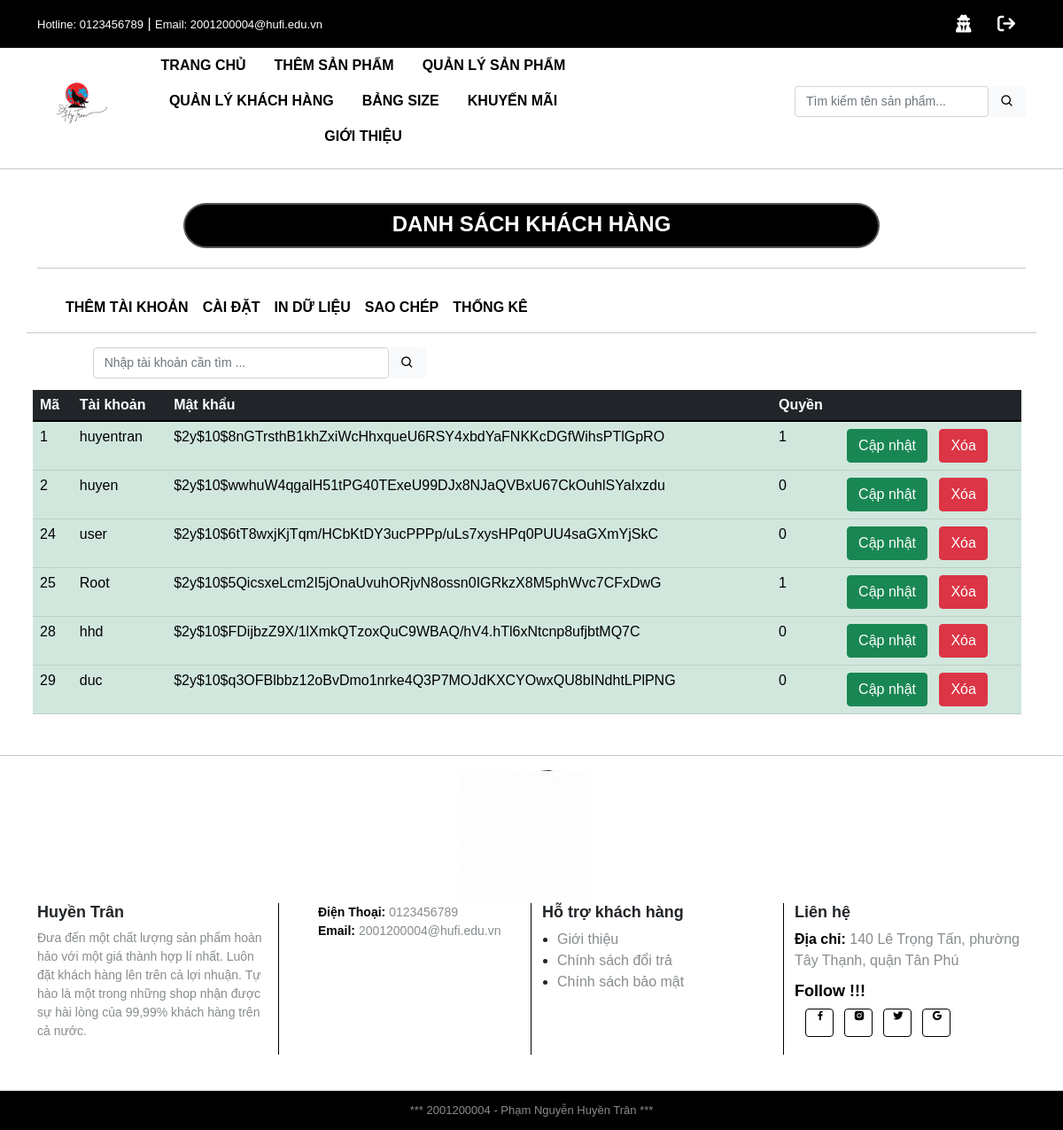
Page /admin/QuanLyKH.php on the committed database.
### tables this page shows
CREATE TABLE `user` (
  `id` int NOT NULL,
  `username` varchar(255) NOT NULL,
  `password` varchar(255) NOT NULL,
  `role` varchar(50) NOT NULL DEFAULT '0'
);

### class/Auth.php (called while the page is built, shortened)
<?php
class Auth
{
    public static function getAll($pdo)
    {
        $sql = "SELECT * FROM user";
        $stmt = $pdo->prepare($sql);
        if ($stmt->execute()) {
            $stmt->setFetchMode(PDO::FETCH_CLASS, 'Auth');
            return $stmt->fetchAll();
        }
    }
}
?>

### admin/QuanLyKH.php (the view, shortened to what this page needs)
<?php
require '../class/Database.php';
require '../class/Auth.php';
?>
<?php
$db = new Database();
$pdo = $db->getConnect();
$data = Auth::getAll($pdo);
?>
<?php include 'header.php'; ?>
<hr>
<div class="container">
    <div class="section-heading">
        <h2 class="heading-title">
            <a href="QuanLyKH.php">DANH SÁCH KHÁCH HÀNG</a>
        </h2>
        <hr>
            <div class="row">
                <nav class="navbar navbar-expand">
                    <div class="container">
                        <div class="navbar-collapse">
                            <ul class="navbar-nav">
                                <li class="nav-item">
                                    <a href="new-user.php" class="nav-link">Thêm tài khoản</a>
                                </li>
                                <li class="nav-item">
                                    <a href="#" class="nav-link">Cài đặt</a>
                                </li>
                                <li class="nav-item">
                                    <a href="#" class="nav-link">In dữ liệu</a>
                                </li>
                                <li class="nav-item">
                                    <a href="#" class="nav-link">Sao chép</a>
                                </li>
                                <li class="nav-item">
                                    <a href="#" class="nav-link">Thống kê</a>
                                </li>
                            </ul>
                        </div>
                    </div>
                </nav>
                <hr>
                <div style="width: 400px;">
                    <form action="QuanLyKH.php" class="col-md-12 offset-md-2 icon-search" method ="get">
                        <input type="search" name ="timkiemUser" aria-label="Search" class="form-control"
                            placeholder="Nhập tài khoản cần tìm ..." style="font-size: 14px;" required>
                        <button type="submit" class="btn btn-light" name="btnTimKiemUser">
                            <i class='bx bx-search'></i>
                        </button>
                    </form>
                </div>
                <br><br>
                <?php if(!isset($_GET['btnTimKiemUser'])) : ?>
                    <div class="listproduct-row">
                        <table class="table table-success">
                            <thead class="table-dark">
                                <tr>
                                    <th>Mã</th>
                                    <th>Tài khoản</th>
                                    <th>Mật khẩu</th>
                                    <th>Quyền</th>
                                    <th></th>
                                </tr>
                            </thead>
                            <tbody class ="table-group-divider">
                                <?php foreach ($data as $product) : ?>
                                    <tr>
                                        <td><?php echo $product->id ?></td>
                                        <td><?php echo $product->username ?></td>
                                        <td><?php echo $product->password ?></td>
                                        <td><?php echo $product->role ?></td>
                                        <td>
                                            <a href="edit-user.php?id=<?= $product->id ?>" class="btn btn-success" >Cập nhật</a>&nbsp;&nbsp;
                                            <a href="delete-user.php?id=<?= $product->id ?>" class="btn btn-danger" >Xóa</a>
                                        </td>
                                    </tr>
                                <?php endforeach; ?>
                            </tbody>
                        </table>
                    </div>
                <?php endif; ?>
            </div>
    </div>
</div>
<?php include 'footer.php'; ?>

### rows in the picture
user: id "1", username "huyentran", password "$2y$10$8nGTrsthB1khZxiWcHhxqueU6RSY4xbdYaFNKKcDGfWihsPTlGpRO", role "1"
user: id "2", username "huyen", password "$2y$10$wwhuW4qgalH51tPG40TExeU99DJx8NJaQVBxU67CkOuhlSYaIxzdu", role "0"
user: id "24", username "user", password "$2y$10$6tT8wxjKjTqm/HCbKtDY3ucPPPp/uLs7xysHPq0PUU4saGXmYjSkC", role "0"
user: id "25", username "Root", password "$2y$10$5QicsxeLcm2I5jOnaUvuhORjvN8ossn0IGRkzX8M5phWvc7CFxDwG", role "1"
user: id "28", username "hhd", password "$2y$10$FDijbzZ9X/1lXmkQTzoxQuC9WBAQ/hV4.hTl6xNtcnp8ufjbtMQ7C", role "0"
user: id "29", username "duc", password "$2y$10$q3OFBlbbz12oBvDmo1nrke4Q3P7MOJdKXCYOwxQU8bINdhtLPlPNG", role "0"
